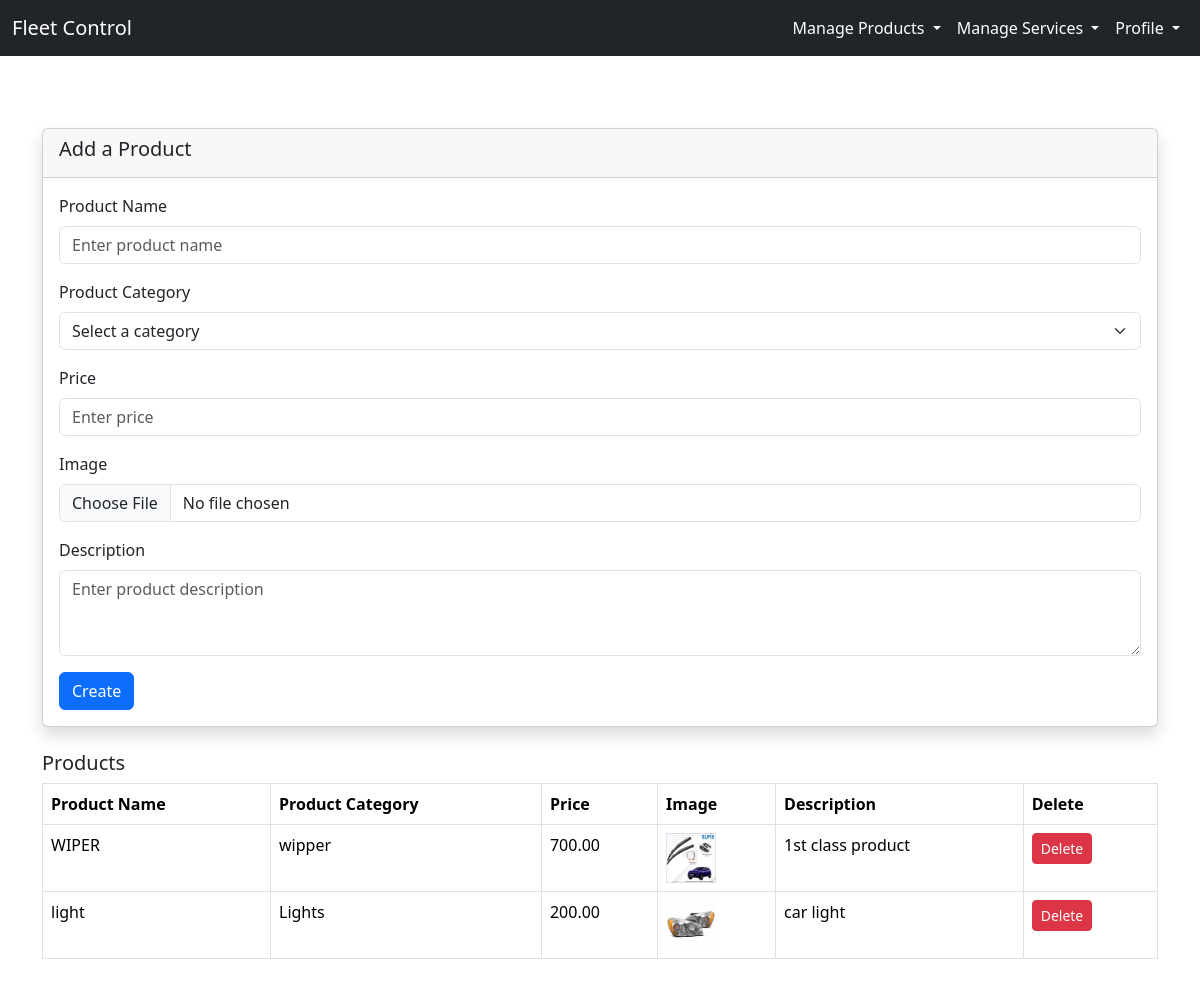
The page /manage_products (signed in) on the database its author committed.
### service_app/models.py (models this page shows, shortened)
class Product(models.Model):
    product_name = models.CharField(max_length=100)
    category = models.ForeignKey(Category, on_delete=models.CASCADE)
    price = models.DecimalField(max_digits=10, decimal_places=2)
    image = models.ImageField(upload_to='product_images', blank=True, null=True)
    description = models.TextField()
    user = models.ForeignKey(User, on_delete=models.CASCADE, blank=True, null=True)
    @property
    def imageURL(self):
        try:
            url = self.image.url
        except:
            url = ''
        return url

class Category(models.Model):
    category_name = models.CharField(max_length=100)
    user = models.ForeignKey(User, on_delete=models.CASCADE, blank=True, null=True)

### service_app/views.py (the view, shortened to what this page needs)
# urls.py: path('manage_products', views.manage_products, name='manage_products'),
def manage_products(request):
    products = Product.objects.filter(user=request.user)
    categories = Category.objects.filter(user=request.user)
    context = {
        'products': products,
        'categories': categories,
    }
    return render(request, 'service_center/manage_products.html', context)

### templates/service_center/manage_products.html (shortened to what this page needs)
{% extends 'service_center/service_base.html' %}
{% load static %}
{% block content %}
<br>
<br>
<div class="container mt-4">
    <div class="card shadow">
        <div class="card-header">
            <h5>Add a Product</h5>
        </div>
        <div class="card-body">
            <form method="POST" enctype="multipart/form-data">
                <div class="mb-3">
                    <label for="productName" class="form-label">Product Name</label>
                    <input type="text" class="form-control" id="productName" name="product_name" placeholder="Enter product name" required>
                </div>
                <div class="mb-3">
                    <label for="category" class="form-label">Product Category</label>
                    <select class="form-select" id="category" name="category" required>
                        <option value="">Select a category</option>
                    </select>
                </div>
                <div class="mb-3">
                    <label for="price" class="form-label">Price</label>
                    <input type="number" step="0.01" class="form-control" id="price" name="price" placeholder="Enter price" required>
                </div>
                <div class="mb-3">
                    <label for="image" class="form-label">Image</label>
                    <input type="file" class="form-control" id="image" name="image">
                </div>
                <div class="mb-3">
                    <label for="description" class="form-label">Description</label>
                    <textarea class="form-control" id="description" name="description" rows="3" placeholder="Enter product description" required></textarea>
                </div>
                <button type="submit" class="btn btn-primary">Create</button>
            </form>
        </div>
    </div>
    <div class="mt-4">
        <h5>Products</h5>
        <table class="table table-bordered">
            <thead>
                <tr>
                    <th>Product Name</th>
                    <th>Product Category</th>
                    <th>Price</th>
                    <th>Image</th>
                    <th>Description</th>
                    <th>Delete</th>
                </tr>
            </thead>
            <tbody>
                {% for product in products %}
                    <tr>
                        <td>{{ product.product_name }}</td>
                        <td>{{ product.category.category_name }}</td>
                        <td>{{ product.price }}</td>
                        <td><img src="{{ product.imageURL }}" alt="{{ product.product_name }}" width="50"></td>
                        <td>{{ product.description }}</td>
                        <td>
                            <form method="POST" action="{% url 'delete_product' product.pk %}" class="d-inline">
                                <button type="submit" class="btn btn-danger btn-sm">Delete</button>
                            </form>
                        </td>
                    </tr>
                {% endfor %}
            </tbody>
        </table>
    </div>
</div>
<br>
<br>
{% endblock %}

### rows shown on the page
Product: product_name "WIPER", category.category_name "wipper", price "700.00", imageURL (picture), description "1st class product"
Product: product_name "light", category.category_name "Lights", price "200.00", imageURL (picture), description "car light"
